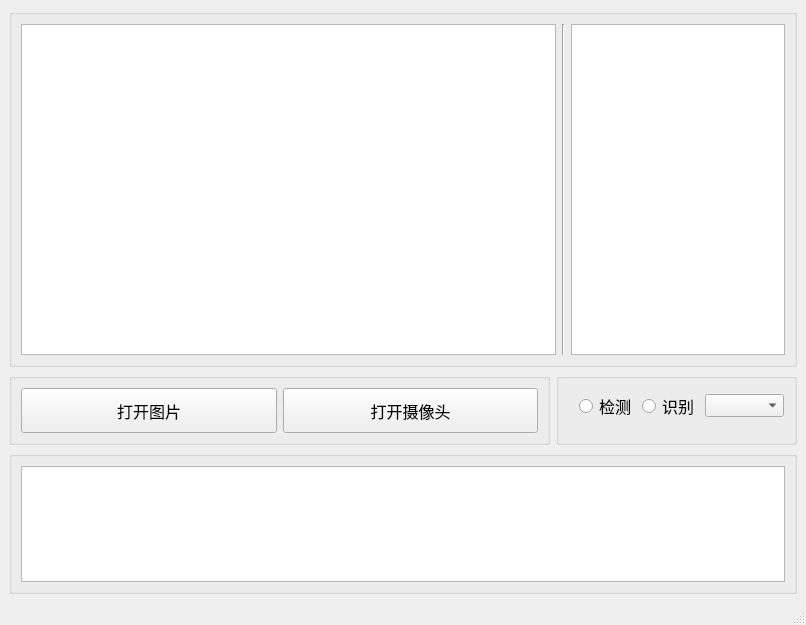
<?xml version="1.0" encoding="UTF-8"?>
<ui version="4.0">
 <class>mainWindow</class>
 <widget class="QMainWindow" name="mainWindow">
  <property name="geometry">
   <rect>
    <x>0</x>
    <y>0</y>
    <width>806</width>
    <height>625</height>
   </rect>
  </property>
  <property name="windowTitle">
   <string>人脸&amp;表情识别Demo</string>
  </property>
  <widget class="QWidget" name="centralwidget">
   <layout class="QVBoxLayout" name="verticalLayout" stretch="5,1,2">
    <item>
     <widget class="QGroupBox" name="groupBox">
      <property name="title">
       <string/>
      </property>
      <layout class="QHBoxLayout" name="horizontalLayout" stretch="5,2,2">
       <item>
        <widget class="QGraphicsView" name="graphicsView">
         <property name="sizePolicy">
          <sizepolicy hsizetype="Preferred" vsizetype="Preferred">
           <horstretch>0</horstretch>
           <verstretch>0</verstretch>
          </sizepolicy>
         </property>
        </widget>
       </item>
       <item>
        <widget class="Line" name="line">
         <property name="orientation">
          <enum>Qt::Vertical</enum>
         </property>
        </widget>
       </item>
       <item>
        <widget class="QTableWidget" name="tableWidget"/>
       </item>
      </layout>
     </widget>
    </item>
    <item>
     <layout class="QHBoxLayout" name="horizontalLayout_4" stretch="0,0">
      <item>
       <widget class="QGroupBox" name="groupBox_2">
        <property name="title">
         <string/>
        </property>
        <layout class="QHBoxLayout" name="horizontalLayout_2">
         <item>
          <widget class="QPushButton" name="pushButton">
           <property name="sizePolicy">
            <sizepolicy hsizetype="Minimum" vsizetype="Preferred">
             <horstretch>0</horstretch>
             <verstretch>0</verstretch>
            </sizepolicy>
           </property>
           <property name="font">
            <font>
             <pointsize>12</pointsize>
            </font>
           </property>
           <property name="text">
            <string>打开图片</string>
           </property>
          </widget>
         </item>
         <item>
          <widget class="QPushButton" name="pushButton_2">
           <property name="sizePolicy">
            <sizepolicy hsizetype="Minimum" vsizetype="Preferred">
             <horstretch>0</horstretch>
             <verstretch>0</verstretch>
            </sizepolicy>
           </property>
           <property name="font">
            <font>
             <pointsize>12</pointsize>
            </font>
           </property>
           <property name="text">
            <string>打开摄像头</string>
           </property>
          </widget>
         </item>
        </layout>
       </widget>
      </item>
      <item>
       <widget class="QGroupBox" name="groupBox_4">
        <property name="sizePolicy">
         <sizepolicy hsizetype="Fixed" vsizetype="Expanding">
          <horstretch>0</horstretch>
          <verstretch>0</verstretch>
         </sizepolicy>
        </property>
        <property name="font">
         <font>
          <pointsize>10</pointsize>
         </font>
        </property>
        <property name="title">
         <string/>
        </property>
        <layout class="QHBoxLayout" name="horizontalLayout_3" stretch="0,0,0">
         <property name="leftMargin">
          <number>20</number>
         </property>
         <property name="topMargin">
          <number>0</number>
         </property>
         <property name="rightMargin">
          <number>10</number>
         </property>
         <item>
          <widget class="QRadioButton" name="radioButton">
           <property name="font">
            <font>
             <pointsize>12</pointsize>
            </font>
           </property>
           <property name="text">
            <string>检测</string>
           </property>
          </widget>
         </item>
         <item>
          <widget class="QRadioButton" name="radioButton_2">
           <property name="font">
            <font>
             <pointsize>12</pointsize>
            </font>
           </property>
           <property name="text">
            <string>识别</string>
           </property>
          </widget>
         </item>
         <item>
          <widget class="QComboBox" name="comboBox"/>
         </item>
        </layout>
       </widget>
      </item>
     </layout>
    </item>
    <item>
     <widget class="QGroupBox" name="groupBox_3">
      <property name="title">
       <string/>
      </property>
      <layout class="QHBoxLayout" name="horizontalLayout_5">
       <item>
        <widget class="QPlainTextEdit" name="plainTextEdit"/>
       </item>
      </layout>
     </widget>
    </item>
   </layout>
  </widget>
  <widget class="QMenuBar" name="menubar">
   <property name="geometry">
    <rect>
     <x>0</x>
     <y>0</y>
     <width>806</width>
     <height>21</height>
    </rect>
   </property>
  </widget>
  <widget class="QStatusBar" name="statusbar"/>
 </widget>
 <resources/>
 <connections/>
</ui>
